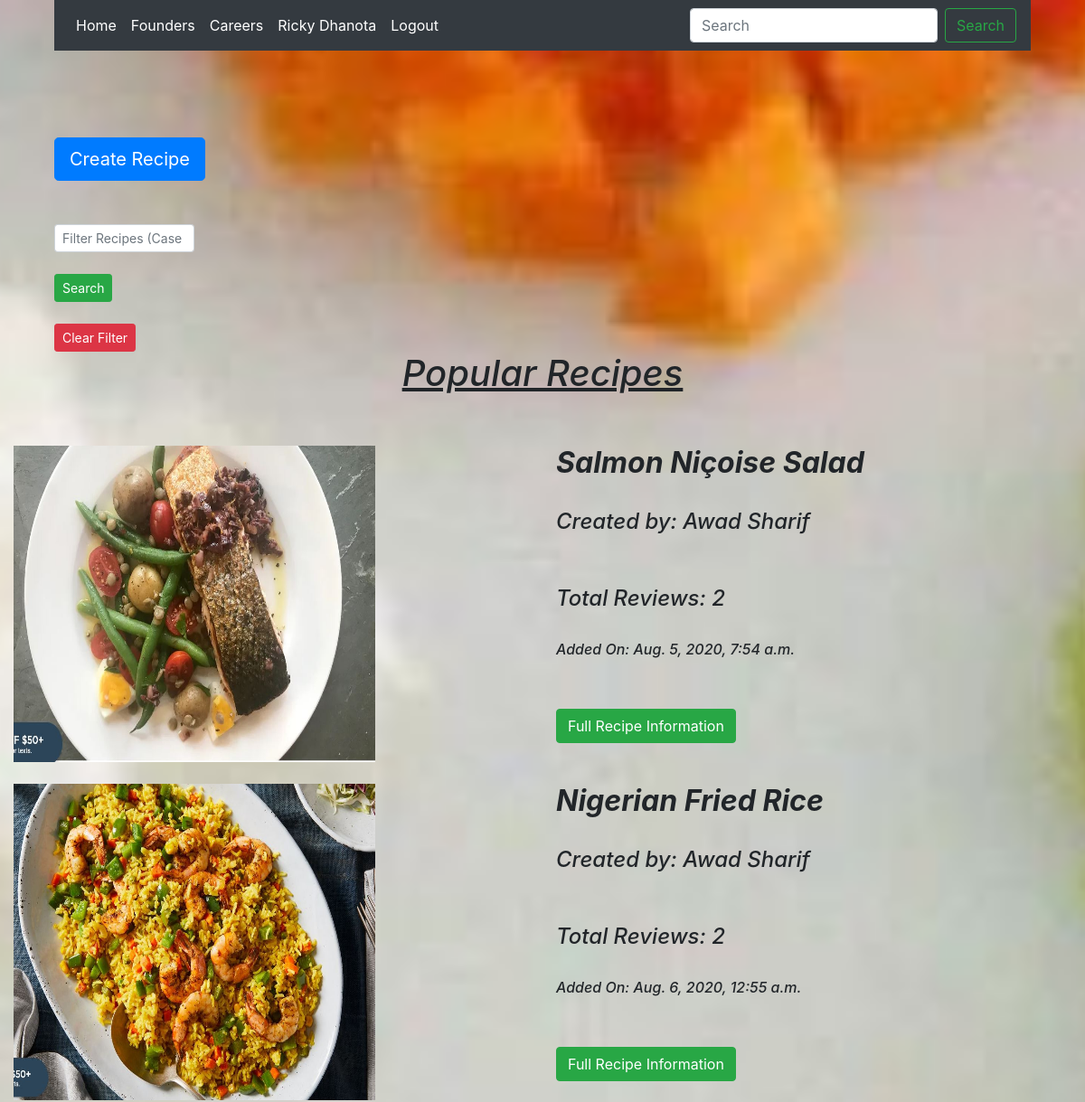
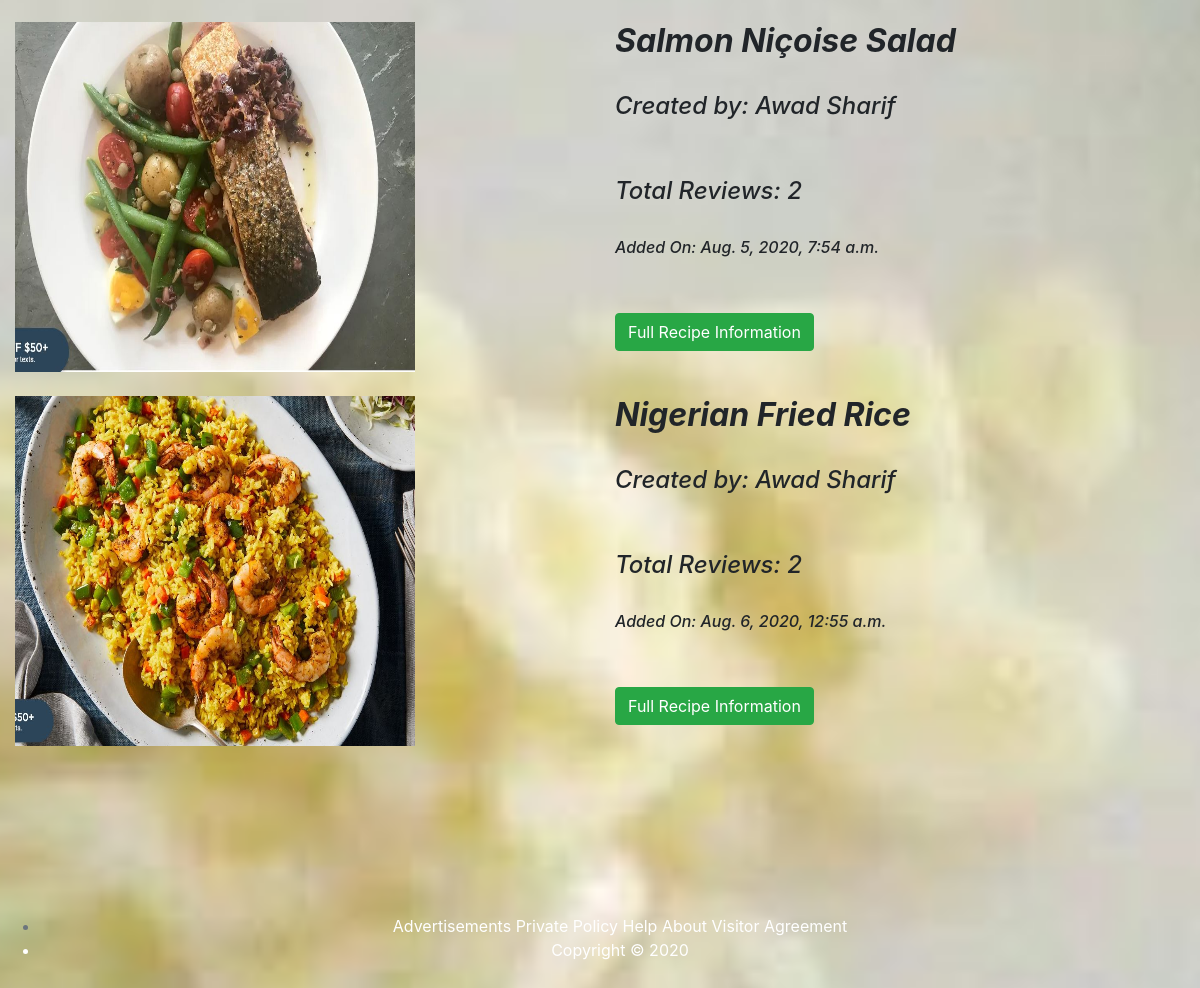
The app's page /welcome (signed in) with its own data (2 pictures, top to bottom).
### recipe_app/models.py (models this page shows)
class User(models.Model):
    first_name = models.CharField(max_length=255)
    last_name = models.CharField(max_length=255)
    email = models.EmailField(max_length=255)
    password = models.CharField(max_length=255)
    created_at = models.DateTimeField(auto_now_add=True)
    updated_at = models.DateTimeField(auto_now=True)
    profilepic = models.CharField(null=True, max_length=255)
    objects = UserManager()

class Recipes(models.Model):
    name = models.CharField(max_length=255)
    summary = models.TextField()
    ingredients = models.TextField()
    steps = models.TextField()
    image = models.ImageField()
    owner = models.ForeignKey(User,related_name="recipes_of_user",on_delete = models.CASCADE)
    is_dessert = models.BooleanField()
    created_at = models.DateTimeField(auto_now_add=True)
    updated_at = models.DateTimeField(auto_now=True)
    objects = Recipes_Manager()

### recipe_app/views.py (the view)
# urls.py: path('welcome', views.welcome),
def welcome(request):
    if 'userid' not in request.session:
        return redirect('/')
    user = User.objects.get(id=request.session['userid'])
    recipes = Recipes.objects.all()
    all_reviews = []
    all_recipes = []
    sorted_recipes = []
    for recipe in recipes:
        if recipe.is_dessert == False:
            all_recipes.append(recipe)
            all_reviews.append(len(recipe.reviews_of_recipe.all()))
    all_reviews = sorted(all_reviews, reverse=True)
    i = 0
    for i in range(len(all_reviews)):
        for recipe in all_recipes:
            if (all_reviews[i] == len(recipe.reviews_of_recipe.all())):
                sorted_recipes.append(recipe)
    top_recipes = sorted_recipes
    context = {
        "user": user,
        "Top_Recipes": top_recipes
    }
    return render(request,'welcome.html', context)

### recipe_app/templates/welcome.html (shortened to what this page needs)
<!DOCTYPE html>
<html lang="en">
<head>
    <link rel="stylesheet" href="https://stackpath.bootstrapcdn.com/bootstrap/4.5.0/css/bootstrap.min.css">
    <link rel="stylesheet" type="text/css" href="static/css/style.css">
    {% load static %}
</head>
<body class="welcome bg-light">
    <div class="container">
        <div class="recipes col-12">
              <nav id="navbar" class="navbar navbar-expand-lg navbar-dark bg-dark mb-4 ">
        <div class="collapse navbar-collapse" id="navbarSupportedContent">
          <ul class="navbar-nav mr-auto">
            <li class="nav-item active">
                <a class="nav-link text-white" href="/cookbook">Home</a>
            </li>
            <li class="nav-item active">
                <a class="nav-link text-white" href="/founders">Founders</a>
            </li>
            <li class="nav-item active">
                <a class="nav-link text-white" href="#">Careers</a>
            </li>
            <li class="nav-item active">
                <a class="nav-link text-white" href="userprofile/{{user.id}}">{{user.first_name}} {{user.last_name}}</a>
            </li>
            <li class="nav-item active">
                <a class="nav-link text-white" href="/logout">Logout</a>
            </li>
          </ul>
          <form action="search" class="form-inline my-2 my-lg-0">
            <input class="form-control mr-sm-2" type="search" placeholder="Search" aria-label="Search">
            <button class="btn btn-outline-success my-2 my-sm-0" type="submit">Search</button>
          </form>
        </div>
      </nav>
                    <br><br><br>
                    <a class="btn btn-primary btn-lg" href="/recipe/create" role="button">Create Recipe</a>
                    <br><br><br>
                </div>
                <div class="col-2">
                        <form action="/recipe/filter" method="post" id="recipe_filter">
                            <input type="text" class="form-control form-control-sm rounded-plll" placeholder="Filter Recipes (Case Sensitive)" name="Filter">
                            <br>
                            <button type="submit" class="btn btn-sm btn-success">Search</button>
                        </form>
                        <br>
                        <a href="/welcome" class="btn btn-sm btn-danger" role="button" id="clear_recipe" aria-pressed="true">Clear Filter</a>
                </div>
            </div>
            <div class="col-12">
                <u><em><h1 class="text-center">Popular Recipes</h1></em></u>
                <br><br>
                {% for recipe in Top_Recipes %}
                    <div class="row">
                        <div class="col-6">
                            <a href="/recipe/info/{{recipe.id}}"><img src="{{recipe.image.url}}" width="400" height="350"></a>
                        </div>
                        <div class="col-6">
                            <em><h2><strong>{{recipe.name}}</strong></h2></em>
                            <br>
                            <em><h4>Created by: {{recipe.owner.first_name}} {{recipe.owner.last_name}}</h4></em>
                            <br><br>
                            <em><h4>Total Reviews: {{recipe.reviews_of_recipe.all.count}}</h4></em>
                            <br>
                            <em><h6>Added On: {{recipe.created_at}}</h6></em>
                            <br><br>
                            <a class="btn btn-success" href="/recipe/info/{{recipe.id}}" role="button">Full Recipe Information</a>
                        </div>
                    </div>
                    <br>
                {% endfor %}
            </div>
    <footer class="my-5 pt-5 light text-muted text-center text-center">
        <br><br>
        <ul>
            <li><a class="text-white" href="/advertisements">Advertisements</a>  <a class="text-white" href="/policy">Private Policy</a> <a class="text-white" href="/help">Help</a> <a class="text-white" href="/about">About</a> <a class="text-white" href="/policy">Visitor Agreement</a></li>
            <li class="text-white">Copyright &copy;  2020</li>
        </ul>
    </footer>
</body>
</html>

### recipe_app/static/css/style.css (style rules this page uses)
.welcome, .recipe_info { background-image: url("/static/cut_vegetables.JPG"); background-size: 100%; background-position: center; background-repeat: no-repeat; background-size: cover; }

### records on screen
User: first_name "Ricky", last_name "Dhanota"
Recipes: image (picture), name "Salmon Niçoise Salad", owner.first_name "Awad", owner.last_name "Sharif", reviews_of_recipe.all.count "2", created_at "Aug. 5, 2020, 7:54 a.m."
Recipes: image (picture), name "Nigerian Fried Rice", owner.first_name "Awad", owner.last_name "Sharif", reviews_of_recipe.all.count "2", created_at "Aug. 6, 2020, 12:55 a.m."
